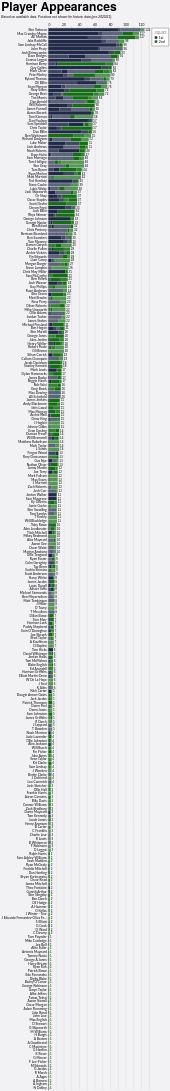

Specify this chart in Vega-Lite:
### Vega-Lite specification from a JSON file in a GitHub repository (floating-point values rounded to 4 significant figures; data arrays with more than 128 entries replaced by an {"elided": "..."} marker saying what was removed)
{"config": {"axis": {"labelFont": "Lato, sans-serif", "titleFont": "PT Sans Narrow, Helvetica Neue, Helvetica, Arial, sans-serif", "labelFontSize": 13, "titleFontSize": 24, "gridColor": "#202947", "gridOpacity": 0.2}, "header": {"labelFont": "PT Sans Narrow, Helvetica Neue, Helvetica, Arial, sans-serif", "titleFont": "PT Sans Narrow, Helvetica Neue, Helvetica, Arial, sans-serif", "labelFontSize": 24, "titleFontSize": 28, "labelFontWeight": "bold", "orient": "left"}, "legend": {"labelFont": "Lato, sans-serif", "titleFont": "PT Sans Narrow, Helvetica Neue, Helvetica, Arial, sans-serif", "labelFontSize": 14, "titleFontSize": 16, "titlePadding": 5, "fillColor": "white", "strokeColor": "black", "padding": 10, "titleFontWeight": "lighter", "titleFontStyle": "italic", "titleColor": "gray", "offset": 10}, "title": {"font": "PT Sans Narrow, Helvetica Neue, Helvetica, Arial, sans-serif", "fontSize": 48, "fontWeight": "bold", "anchor": "start", "align": "center", "titlePadding": 20, "subtitlePadding": 10, "subtitleFontSize": 13, "subtitleColor": "", "subtitleFontStyle": "italic", "offset": 15, "color": "black"}, "axisX": {"labelAngle": 0}, "facet": {"title": null, "header": null, "align": {"row": "each", "column": "each"}}, "resolve": {"scale": {"y": "independent", "facet": "independent"}}, "background": "#f2f1f4"}, "layer": [{"mark": {"type": "bar"}, "encoding": {"color": {"field": "squad", "legend": {"orient": "right"}, "scale": {"domain": ["1st", "2nd"], "range": ["#202947", "#146f14"]}, "title": "Squad", "type": "nominal"}, "opacity": {"field": "start", "legend": null, "scale": {"domain": ["Start", "Bench", "Unknown"], "range": [1.0, 0.7, 0.4]}, "type": "nominal"}, "order": {"field": "squad", "sort": "ascending", "type": "quantitative"}, "tooltip": [{"field": "player", "title": "Player", "type": "nominal"}, {"field": "squad", "title": "Squad", "type": "nominal"}, {"aggregate": "sum", "field": "games", "title": "Games", "type": "quantitative"}, {"field": "start", "title": "Started?", "type": "nominal"}], "x": {"aggregate": "sum", "axis": {"orient": "top", "title": null}, "field": "games", "type": "quantitative"}, "y": {"field": "player", "sort": "-x", "title": null, "type": "nominal"}}, "title": {"text": "Player Appearances", "subtitle": "Based on available data. Positions not shown for historic data (pre-2020/21)."}}, {"mark": {"type": "text", "align": "left", "baseline": "middle", "dx": 3, "fontSize": 12}, "encoding": {"text": {"aggregate": "sum", "field": "games", "type": "quantitative"}, "x": {"aggregate": "sum", "field": "games", "type": "quantitative"}, "y": {"field": "player", "sort": "-x", "type": "nominal"}}}], "data": {"name": "data-8f4b817319fcc7de4b0eb7d7c94c8a64"}, "height": {"step": 15}, "width": 400, "$schema": "https://vega.github.io/schema/vega-lite/v5.20.1.json", "datasets": {"data-8f4b817319fcc7de4b0eb7d7c94c8a64": {"elided": "2091 records"}}}
